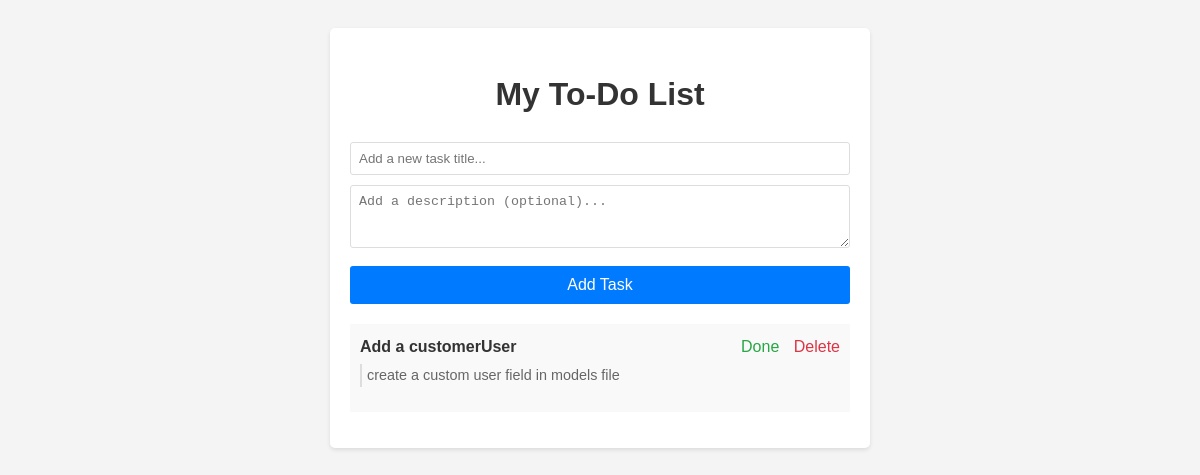
Before: / with the older database file.
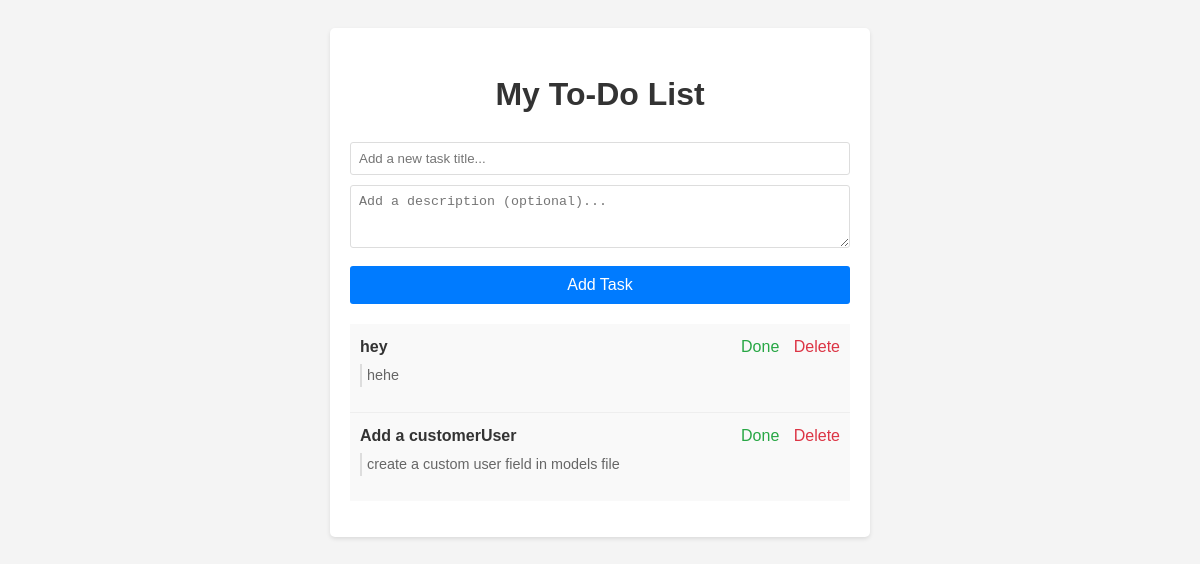
After: the same page with the newer database file.
### app/models.py (models this page shows, shortened)
class Task(models.Model):
    title = models.CharField(max_length=200, help_text="Enter the task title")
    description = models.TextField(blank=True, null=True, help_text="Enter a description for the task (optional)")
    completed = models.BooleanField(default=False, help_text="Is the task completed?")
    class Meta:
        ordering = ['-id']

### app/views.py (the view)
# urls.py: path('', views.index, name='index'),
def index(request):
    if request.method == 'POST':
        title = request.POST.get('title')
        description = request.POST.get('description')
        if title:
            Task.objects.create(title=title, description=description)
        return redirect('index')
    tasks = Task.objects.all()
    context = {'tasks': tasks}
    return render(request, 'index.html', context)

### app/templates/index.html (shortened to what this page needs)
<!DOCTYPE html>
<html lang="en">
<head>
</head>
<body>
    <div class="container">
        <h1>My To-Do List</h1>
        <form action="{% url 'index' %}" method="POST">
            <input type="text" name="title" placeholder="Add a new task title..." required>
            <textarea name="description" placeholder="Add a description (optional)..." rows="3"></textarea>
            <button type="submit">Add Task</button>
        </form>
        <ul>
            {% for task in tasks %}
            <li class="{% if task.completed %}completed{% endif %}">
                <div class="task-header">
                    <span class="task-title">
                        {{ task.title }}
                    </span>
                    <div class="task-actions">
                        <a href="{% url 'update_task' task.id %}" class="update">
                            {% if task.completed %}Undo{% else %}Done{% endif %}
                        </a>
                        <a href="{% url 'delete_task' task.id %}">Delete</a>
                    </div>
                </div>
                {% if task.description %}
                    <p class="task-description">{{ task.description }}</p>
                {% endif %}
            </li>
            {% empty %}
            <li>No tasks yet.</li>
            {% endfor %}
        </ul>
    </div>
</body>
</html>

### app/templates/index.html (style rules this page uses)
body { font-family: sans-serif; background-color: #f4f4f4; color: #333; line-height: 1.6; padding: 20px; }
.container { max-width: 500px; margin: auto; background: #fff; padding: 20px; border-radius: 5px; box-shadow: 0 2px 4px rgba(0,0,0,0.1); }
h1 { text-align: center; color: #333; }
form { margin-bottom: 20px; }
input[type="text"] { width: 100%; padding: 8px; margin-bottom: 10px; border: 1px solid #ddd; border-radius: 3px; box-sizing: border-box; }
textarea { width: 100%; padding: 8px; border: 1px solid #ddd; border-radius: 3px; margin-bottom: 10px; resize: vertical; box-sizing: border-box; }
button { width: 100%; padding: 10px 15px; background: #007bff; color: white; border: none; border-radius: 3px; cursor: pointer; font-size: 16px; }
ul { list-style: none; padding: 0; }
li { padding: 10px; background: #f9f9f9; border-bottom: 1px solid #eee; }
li:last-child { border-bottom: none; }
.task-header { display: flex; justify-content: space-between; align-items: center; }
.task-title { font-weight: bold; }
.task-description { font-size: 0.9em; color: #666; margin-top: 5px; padding-left: 5px; border-left: 2px solid #ddd; }
.task-actions a { text-decoration: none; margin-left: 10px; color: #dc3545; }
.task-actions a.update { color: #28a745; }

Changed rows visible on the page:
added Task: title "hey", completed "Done", description "hehe"
